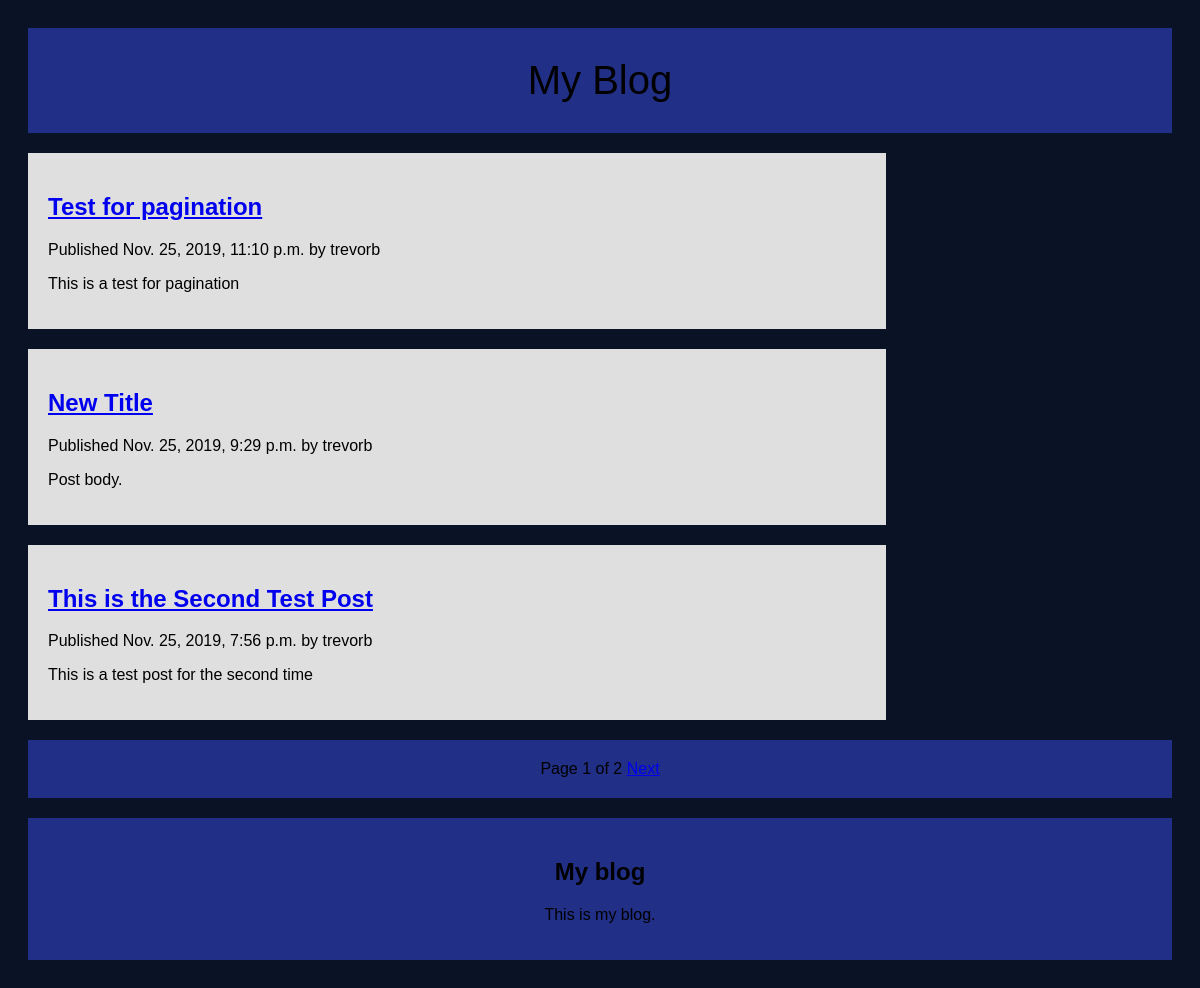
Screenshot of /blog/ with the database file from the repository.
### blog/models.py (models this page shows, shortened)
class Post(models.Model):
    STATUS_CHOICES = (
        ('draft', 'Draft'),
        ('published', 'Published'),
    )
    title = models.CharField(max_length=250)
    slug = models.SlugField(max_length=250, unique_for_date='publish')
    author = models.ForeignKey(User,
                               on_delete=models.CASCADE,
                               related_name='blog_posts')
    body = models.TextField()
    publish = models.DateTimeField(default=timezone.now)
    created = models.DateTimeField(auto_now_add=True)
    updated = models.DateTimeField(auto_now=True)
    status = models.CharField(max_length=10,
                              choices=STATUS_CHOICES,
                              default='draft')
    objects = models.Manager()
    published = PublishedManager()
    class Meta:
        ordering = ('-publish',)
    def get_absolute_url(self):
        return reverse('blog:post_detail',
                       args=[self.publish.year,
                             self.publish.month,
                             self.publish.day,
                             self.slug])

### blog/views.py (the view)
# urls.py: path('', views.post_list, name='post_list'),
def post_list(request):
    object_list = Post.published.all()
    paginator = Paginator(object_list, 3)
    page = request.GET.get('page')
    try:
        posts = paginator.page(page)
    except PageNotAnInteger:
        posts = paginator.page(1)
    except EmptyPage:
        posts = paginator.page(paginator.num_pages)
    return render(request,
                  'blog/post/list.html',
                  {'page': page,
                   'posts': posts})

### blog/models.py (called while the page is built)
    def get_queryset(self):
        return super(PublishedManager,
                     self).get_queryset().filter(status='published')

### templates/blog/post/list.html (shortened to what this page needs)
{% extends "blog/base.html" %}
{% block content %}
    {% for post in posts %}
        <div class="row">
        <div class="leftcolumn">
        <div class="card">
            <h2>
            <a href="{{ post.get_absolute_url }}">
                {{ post.title }}
            </a>
        </h2>
        <p class="date">
            Published {{  post.publish }} by {{ post.author }}
        </p>
        {{ post.body|truncatewords:30|linebreaks }}
        </div>
        </div>
        </div>
    {% endfor %}
    {% include "blog/pagination.html" with page=posts %}
{% endblock %}

### templates/blog/base.html (shortened to what this page needs)
{% load static %}
<!DOCTYPE html>
<html lang="en">
<head>
    <link href="{% static 'blog/css/blog.css' %}" rel="stylesheet">
</head>
<body>
    <div class="header">My Blog</div>
        {% block content %}
        {% endblock %}
    <div class="footer">
        <h2>My blog</h2>
            <p>This is my blog.</p>
    </div>
</body>
</html>

### templates/blog/pagination.html (shortened to what this page needs)
<div class="footer">
    <span class="step-links">
    <span class="current">
        Page {{ page.number }} of {{ page.paginator.num_pages }}
    </span>
        {% if page.has_next %}
            <a href="?page={{ page.next_page_number }}">Next</a>
        {% endif %}
    </span>
</div>

### static/blog/css/blog.css (style rules this page uses)
body { font-family: Arial; padding: 20px; background: rgb(10, 18, 38); }
.header { padding: 30px; font-size: 40px; text-align: center; background: rgba(57, 77, 229, 0.5); }
.leftcolumn { float: left; width: 75%; }
.card { background-color: #dfdfdf; padding: 20px; margin-top: 20px; }
.row:after { content: ""; display: table; clear: both; }
.footer { padding: 20px; text-align: center; background: rgba(57, 77, 229, 0.5); margin-top: 20px; }

### rows the page displays
Post: title "Test for pagination", publish "Nov. 25, 2019, 11:10 p.m.", author "trevorb", body "This is a test for pagination"
Post: title "New Title", publish "Nov. 25, 2019, 9:29 p.m.", author "trevorb", body "Post body."
Post: title "This is the Second Test Post", publish "Nov. 25, 2019, 7:56 p.m.", author "trevorb", body "This is a test post for the second time"

### other values shown
{{ page.number }} "1"
{{ page.paginator.num_pages }} "2"
